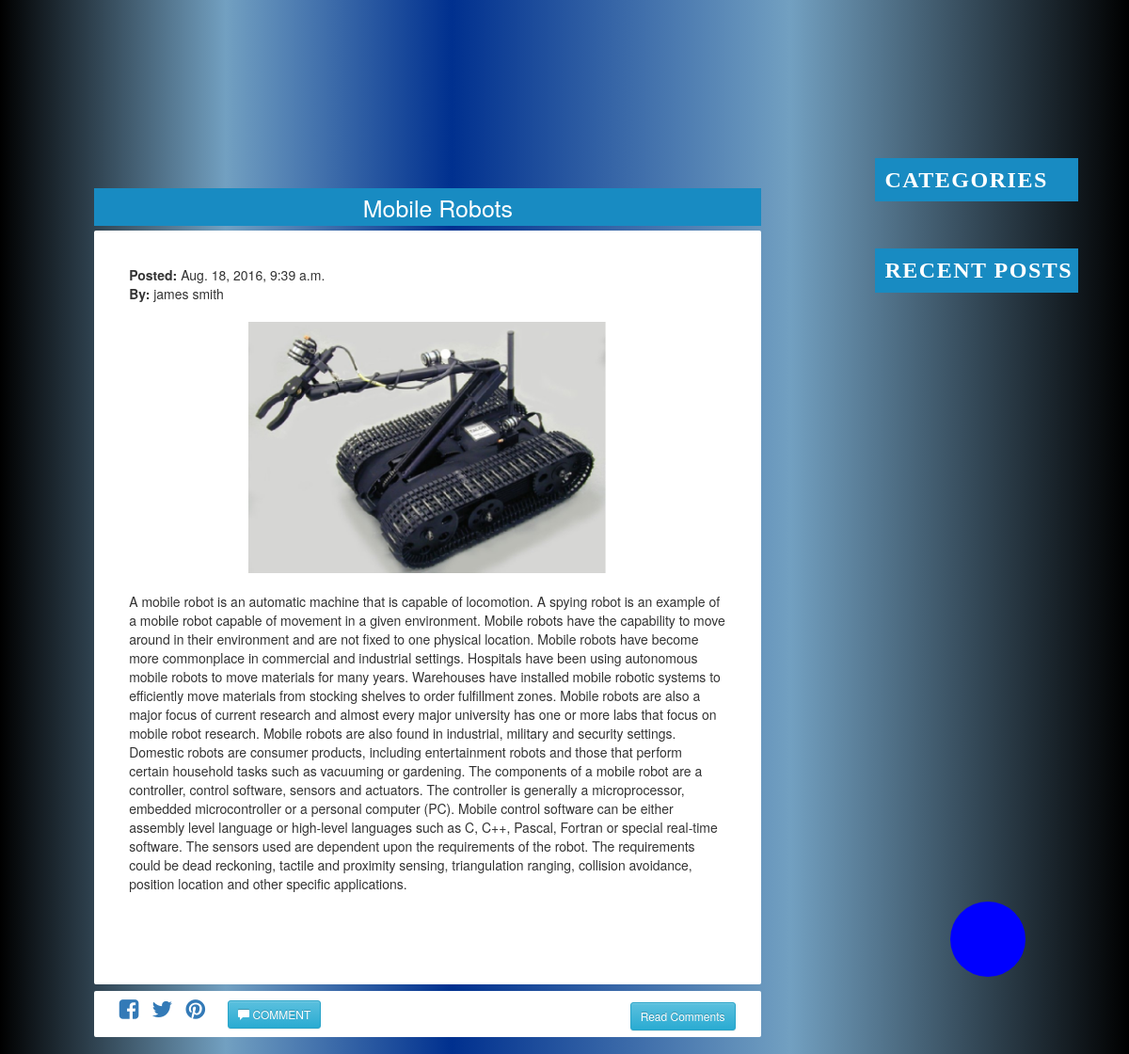
/blog/mobile-robots/, run on the app's committed database.
### blog/models.py (models this page shows, shortened)
class Post(models.Model):
    post_title= models.CharField(max_length=150)
    post_content= models.TextField()
    post_content_short= models.CharField(max_length=100, null=True)
    timestamp=models.DateTimeField(auto_now=False, auto_now_add=True)
    author= models.CharField(max_length=100)
    tag=models.ManyToManyField(Tag)
    slug=models.SlugField(null=True)
    image=models.FileField(null=True, blank=True)

### blog/views.py (the view, shortened to what this page needs)
# urls.py: url(r'^(?P<slug>[\w-]+)/$', post_detail, name='detail'),
def post_detail(request, slug):
    post=Post.objects.get(slug=slug)
    comments=CommentUser.objects.filter(user_post=post)
    context={
    "comments":comments,
    "post":post,
    }
    return render(request, "post.html", context)

### templates/post.html (shortened to what this page needs)
<html>
<head>
<link rel="stylesheet" type="text/css" href="/static/css/blog_style.css">
<link rel="stylesheet" type="text/css" href="/static/css/poststyle.css">
<link rel="stylesheet" type="text/css" href="/static/css/footer_style.css">
<link rel="stylesheet" href="https://maxcdn.bootstrapcdn.com/bootstrap/3.3.7/css/bootstrap.min.css">
<link rel="stylesheet" href="https://maxcdn.bootstrapcdn.com/bootstrap/3.3.7/css/bootstrap-theme.min.css">
<link rel="stylesheet" href="http://cdnjs.cloudflare.com/ajax/libs/font-awesome/4.6.3/css/font-awesome.min.css">
</head>
<body class="body">
<div class="sidebar">
<div id="category">
  <h2 class="cate">CATEGORIES</h2>
 </div>
 <div id="rposts">
 <h2 class="recent">RECENT POSTS</h2>
 </div>
 </div>
<div id="post">
	<header>
	<div id="title">{{post.post_title}}</div><br/><br/>
	</header>
	<br/>
	<div class="post_content">
	<span id="author"><b>Posted:</b>    {{post.timestamp}}
	<br/>
	<b>By:</b>   {{post.author}}</span>
	<br/>
	<br/>
	<div class="image">
	<img src="{{post.image.url}}" width="100%" height="100%"/>
	</div>
	<br/>
	{{post.post_content}}<br/>
	<br/><br/><br/>
	</div>
	<div class="subpost3">
	<div class="share_comment">
        <a class="fbtn_share_facebook" href="https://www.facebook.com/sharer/sharer.php?u={{ request.build_absolute_uri }}"><i class="fa fa-facebook-square" style="font-size:24px"></i></a>
        <a class="fbtn_share_twitter" href="https://twitter.com/intent/tweet?text=title&amp;url=url&amp;via=creativedevs"><i class="fa fa-twitter" style="font-size:24px"></i></a>
        <a class="fbtn_share_pinterest" href="http://pinterest.com/pin/create/button/?url=url&amp;description=data&amp;media=image"><i class="fa fa-pinterest" style="font-size:24px"></i></a>
	<button type="button" class="btn btn-info btn-sm comment_btn"><span class="glyphicon glyphicon-comment"></span> COMMENT</button>
	<button type="button" class="btn btn-info btn-sm read_comments_btn">Read Comments</button>
	<br>
</div>
</div>
</div>
<div class="go_to_top"><a href="#top"></a></div>
 </body>
</html>

### static/css/blog_style.css (style rules this page uses)
.body { margin:0 auto; width:90%; background-color:blue; background:linear-gradient(to right,black,#72A0C1,#00308F 40%,#72A0C1,black); }
#category { margin-top:60px; width:100%; margin-left:3%; background-color:#F1F1F1; }
#rposts { width:100%; margin-top: 50px; margin-left:3%; background-color:#F1F1F1; }
.sidebar { float:right; margin-left:5%; width:20%; margin-top:10%; height:100% }
.cate { font-family:"Times New Roman", Times, serif; font-size:24px; letter-spacing:1.5px; padding:10px 0px 10px 10px; background-color:#188BC2; color:white; cursor:pointer; font-weight:bolder; }
.recent { font-family:"Times New Roman", Times, serif; font-size:24px; letter-spacing:1.5px; padding:10px 0px 10px 10px; background-color:#188BC2; color:white; cursor:pointer; font-weight:bolder; }
.subpost3 { width:95%; margin:0% 1% 1% 4%; border-radius:2px; float:right; border:2px solid white; background-color:white; }
header { background-color:#188BC2; color:white; height:5%; margin-bottom:-2%; margin-left:4%; margin-right:1%; font-size:19px; padding-top:3px; padding-left:3%; }
#author { padding-right:25%; }

### static/css/poststyle.css (style rules this page uses)
#title { font-size:25; margin:auto; text-align:center; }
#post { display:block; margin-bottom:10%; width:70%; float:left; padding:0px 0px 10px 10px; position:relative; top:25%; }
.post_content { width:95%; border-radius:2px; float:right; margin-bottom:1%; margin-right:1%; background-color:white; padding:5%; }
.image { max-width: 100%; display: block; margin: auto; width: 60%; text-align:center; }
.go_to_top { height:80px; width:80px; float:right; border-radius:100%; font-size:60px; background-color:blue; color:white; text-align:center; margin:50px; }

### static/css/footer_style.css (style rules this page uses)
.share_comment { width:100%; height:wrap-content; background-color:white; padding:5px; }
button.read_comments_btn { float:right; display:inline; margin:5px 20px 5px 5px; }
a.fbtn_share_facebook { margin:5px 5px 5px 20px; }
a.fbtn_share_twitter { margin:5px; }
a.fbtn_share_pinterest { margin:5px 20px 5px 5px; }

### data on the page
Post: post_title "Mobile Robots", timestamp "Aug. 18, 2016, 9:39 a.m.", author "james smith", image (picture), post_content "A mobile robot is an automatic machine that is capable of locomotion. A spying robot is an example of a mobile robot capable of movement in a given environment. Mobile robots have the capability to move around in their environment and are not fixed to one physical location. Mobile robots have become more commonplace in commercial and industrial settings. Hospitals have been using autonomous mobile robots to move materials for many years. Warehouses have installed mobile robotic systems to efficiently move materials from stocking shelves to order fulfillment zones. Mobile robots are also a major focus of current research and almost every major university has one or more labs that focus on…"
